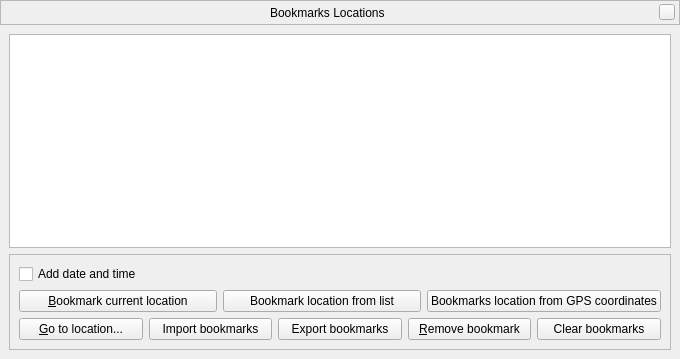
<?xml version="1.0" encoding="UTF-8"?>
<ui version="4.0">
 <class>bookmarksLocationsDialogForm</class>
 <widget class="QWidget" name="bookmarksLocationsDialogForm">
  <property name="geometry">
   <rect>
    <x>0</x>
    <y>0</y>
    <width>680</width>
    <height>359</height>
   </rect>
  </property>
  <layout class="QGridLayout" name="gridLayout_2">
   <property name="leftMargin">
    <number>0</number>
   </property>
   <property name="topMargin">
    <number>0</number>
   </property>
   <property name="rightMargin">
    <number>0</number>
   </property>
   <property name="bottomMargin">
    <number>0</number>
   </property>
   <property name="spacing">
    <number>0</number>
   </property>
   <item row="0" column="0">
    <widget class="BarFrame" name="TitleBar">
     <property name="minimumSize">
      <size>
       <width>16</width>
       <height>25</height>
      </size>
     </property>
     <property name="maximumSize">
      <size>
       <width>16777215</width>
       <height>25</height>
      </size>
     </property>
     <property name="frameShape">
      <enum>QFrame::StyledPanel</enum>
     </property>
     <layout class="QHBoxLayout">
      <property name="leftMargin">
       <number>0</number>
      </property>
      <property name="topMargin">
       <number>0</number>
      </property>
      <property name="rightMargin">
       <number>4</number>
      </property>
      <property name="bottomMargin">
       <number>0</number>
      </property>
      <item>
       <spacer>
        <property name="orientation">
         <enum>Qt::Horizontal</enum>
        </property>
        <property name="sizeHint" stdset="0">
         <size>
          <width>40</width>
          <height>20</height>
         </size>
        </property>
       </spacer>
      </item>
      <item>
       <widget class="QLabel" name="stelWindowTitle">
        <property name="palette">
         <palette>
          <active/>
          <inactive/>
          <disabled/>
         </palette>
        </property>
        <property name="font">
         <font/>
        </property>
        <property name="text">
         <string>Bookmarks Locations</string>
        </property>
       </widget>
      </item>
      <item>
       <spacer>
        <property name="orientation">
         <enum>Qt::Horizontal</enum>
        </property>
        <property name="sizeHint" stdset="0">
         <size>
          <width>40</width>
          <height>20</height>
         </size>
        </property>
       </spacer>
      </item>
      <item>
       <widget class="QPushButton" name="closeStelWindow">
        <property name="minimumSize">
         <size>
          <width>16</width>
          <height>16</height>
         </size>
        </property>
        <property name="maximumSize">
         <size>
          <width>16</width>
          <height>16</height>
         </size>
        </property>
        <property name="focusPolicy">
         <enum>Qt::NoFocus</enum>
        </property>
        <property name="text">
         <string/>
        </property>
       </widget>
      </item>
     </layout>
    </widget>
   </item>
   <item row="1" column="0">
    <widget class="QWidget" name="widget" native="true">
     <layout class="QGridLayout" name="gridLayout">
      <item row="3" column="0">
       <widget class="QFrame" name="frame">
        <property name="sizePolicy">
         <sizepolicy hsizetype="Minimum" vsizetype="Fixed">
          <horstretch>0</horstretch>
          <verstretch>0</verstretch>
         </sizepolicy>
        </property>
        <property name="frameShape">
         <enum>QFrame::StyledPanel</enum>
        </property>
        <property name="frameShadow">
         <enum>QFrame::Raised</enum>
        </property>
        <layout class="QVBoxLayout" name="verticalLayout_4">
         <item>
          <layout class="QHBoxLayout" name="horizontalLayout_checkbox">
           <item>
            <widget class="QCheckBox" name="dateTimeCheckBox">
             <property name="text">
              <string>Add date and time</string>
             </property>
            </widget>
           </item>
          </layout>
         </item>
         <item>
          <layout class="QHBoxLayout" name="horizontalLayout_buttons_1">
           <item>
            <widget class="QPushButton" name="addBookmarkCurrentLocationButton">
             <property name="toolTip">
              <string>Add current location to bookmarks</string>
             </property>
             <property name="text">
              <string>&amp;Bookmark current location</string>
             </property>
            </widget>
           </item>
           <item>
            <widget class="QPushButton" name="addBookmarkLocationFromListButton">
             <property name="toolTip">
              <string>Add location from list to bookmarks</string>
             </property>
             <property name="text">
              <string>Bookmark location from list</string>
             </property>
            </widget>
           </item>
           <item>
            <widget class="QPushButton" name="addBookmarkLocationFromGpsCoordButton">
             <property name="toolTip">
              <string>Add location from GPS coordinates to bookmarks</string>
             </property>
             <property name="text">
              <string>Bookmarks location from GPS coordinates</string>
             </property>
            </widget>
           </item>
          </layout>
         </item>
         <item>
          <layout class="QHBoxLayout" name="horizontalLayout_buttons_2">
           <property name="topMargin">
            <number>0</number>
           </property>
           <item>
            <widget class="QPushButton" name="goToLocationButton">
             <property name="text">
              <string>&amp;Go to location...</string>
             </property>
            </widget>
           </item>
           <item>
            <widget class="QPushButton" name="importBookmarksLocationsButton">
             <property name="text">
              <string>Import bookmarks</string>
             </property>
            </widget>
           </item>
           <item>
            <widget class="QPushButton" name="exportBookmarksLocationsButton">
             <property name="text">
              <string>Export bookmarks</string>
             </property>
            </widget>
           </item>
           <item>
            <widget class="QPushButton" name="removeBookmarkLocationButton">
             <property name="text">
              <string>&amp;Remove bookmark</string>
             </property>
            </widget>
           </item>
           <item>
            <widget class="QPushButton" name="clearBookmarksLocationsButton">
             <property name="text">
              <string>Clear bookmarks</string>
             </property>
            </widget>
           </item>
          </layout>
         </item>
        </layout>
       </widget>
      </item>
      <item row="0" column="0">
       <widget class="QTreeView" name="bookmarksLocationsTreeView"/>
      </item>
     </layout>
    </widget>
   </item>
  </layout>
 </widget>
 <customwidgets>
  <customwidget>
   <class>BarFrame</class>
   <extends>QFrame</extends>
   <header>Dialog.hpp</header>
   <container>1</container>
  </customwidget>
 </customwidgets>
 <resources/>
 <connections/>
</ui>
